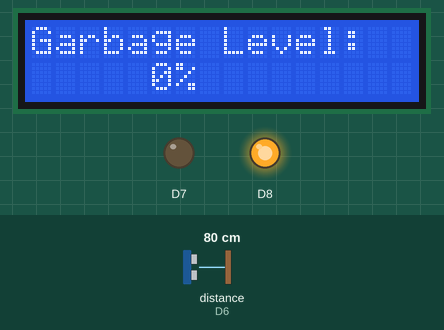
Recording of a sketch running on a simulated ESP8266 (NodeMCU). Shown: 16×2 character LCD, output pins drawn as LEDs (lit = HIGH). Wiring (inferred from the names in the program): ultrasonic range finder: trigger D5; echo D6. The inputs (shaded band) are chosen by the test bench; at power-on: distance to the obstacle (sensor on D6) 80 cm. The echo pulse lasts 58.3 µs per cm; WiFi joins after 1.5 s; servers stay silent unless stated; pins used as bus, display or sensor lines are not drawn; what the sketch prints to the serial monitor is not drawn.

Above: at 7.5 s.
7.6 s: distance to the obstacle (sensor on D6) set to 9 cm
At 9.2 s:
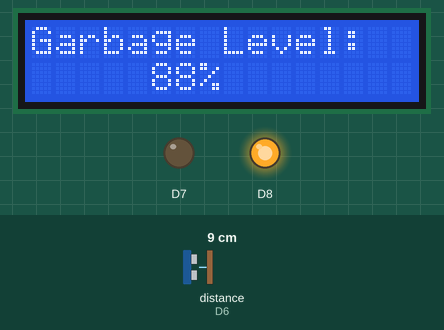
11.6 s: distance to the obstacle (sensor on D6) set to 6 cm
At 14.4 s:
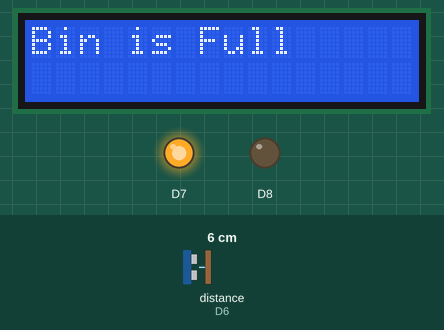
At 29.2 s:
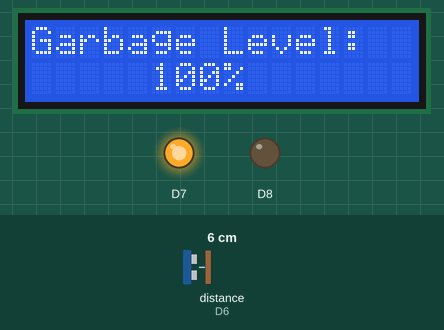
Timing chart, 0 to 30.7 s (numbered marks = the images above; inputs shaded):
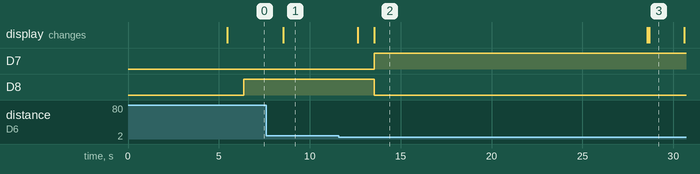

The sketch:

iot_new_Vishal.ino
```cpp
//-----------------Group 4 CP----------------//
#include "ThingSpeak.h"
#include <Wire.h>  // This library is already built in to the Arduino IDE
#include <ESP8266WiFi.h>
#include <LiquidCrystal_I2C.h>
LiquidCrystal_I2C lcd(0x3F, 16, 2);

//----------- Enter you Wi-Fi Details---------//
char ssid[] = "realme narzo 20A"; //SSID
char pass[] = "mankotia"; // Password
//-------------------------------------------//

// ---------- garbage bin details ------------//
const int total_height = 30; // garbage bin height in CM
const int hold_height = 25;// garbage holding capacity (height) in CM
//-------------------------------------------//

//----- Minutes -----//
int Minute = 1; // Data update in min.
//------------------//

//----------- Channel Details -------------//
unsigned long Channel_ID = 1717377; // Channel ID
const char * WriteAPIKey = "KNB3EKK3LAFZNXLS"; // Your write API Key
// ----------------------------------------//

const int trigger = 14;
const int echo = 12;
long Time;
int x;
int i;
int distanceCM;
int resultCM;
int bin_lvl = 0;
int snsr_to_max = 0;
const int Field_number = 1;
WiFiClient  client;

void setup()
{
  pinMode(D7, OUTPUT);
  pinMode(D8, OUTPUT);
  Wire.begin(2,0);
  lcd.begin();
  lcd.backlight();

  lcd.setCursor(0, 0);
  lcd.print("IoT Garbage lvl");
  lcd.setCursor(0, 1);
  lcd.print("Monitoring Sys.");
  Serial.begin(115200);
  pinMode(trigger, OUTPUT);
  pinMode(echo, INPUT);
  WiFi.mode(WIFI_STA);
  ThingSpeak.begin(client);
  snsr_to_max = total_height - hold_height;
  delay(250);

  Runable();
}
void loop()
{

  if(bin_lvl >= 95){
    lcd.clear();
    digitalWrite(D8, LOW);
    digitalWrite(D7, HIGH); // turn the LED off by making the voltage LOW
    lcd.print("Bin is Full");
    Serial.print("Garbage Bin is Full");
    delay(15000);
    lcd.clear();
    Runable();
  delay(1000);
  }
  else{
    digitalWrite(D8, HIGH);
    digitalWrite(D7, LOW);// turn the LED on (HIGH is the voltage level)
    Runable();


    }

}
 void Runable(){
  internet();
  measure();
  lcd.clear();
  lcd.setCursor(0, 0);
  lcd.print("Garbage Level:");
  lcd.setCursor(5, 1);
  lcd.print(bin_lvl);
  lcd.print('%');
  Serial.print("Garbage Level:");
  Serial.print(bin_lvl);
  Serial.println("%");
  upload();
  for (i = 0; i < Minute; i++)
  {
    Serial.println("-------------------------");
    Serial.println("System Standby....");
    Serial.print(i);
    Serial.println(" Minutes elapsed.");
    delay(200);
    delay(200);
    delay(200);
  }
 }

void upload()
{
  internet();
  x = ThingSpeak.writeField(Channel_ID, Field_number, bin_lvl, WriteAPIKey);

  if (x == 200)Serial.println("Data Updated.");
  if (x != 200)
  {
    Serial.println("Data updating....");
    delay(15000);
    upload();
  }
}

void measure()
{
  delay(100);
  digitalWrite(trigger, HIGH);
  delayMicroseconds(10);
  digitalWrite(trigger, LOW);
  Time = pulseIn(echo, HIGH);
  distanceCM = Time * 0.034;
  resultCM = distanceCM / 2;

  bin_lvl = map(resultCM, snsr_to_max, total_height, 100, 0);
  if (bin_lvl > 100) bin_lvl = 100;
  if (bin_lvl < 0) bin_lvl = 0;
}

void internet()
{
  if (WiFi.status() != WL_CONNECTED)
  {
    Serial.print("Attempting to connect to SSID: ");
    Serial.println(ssid);
    while (WiFi.status() != WL_CONNECTED)
    {
      WiFi.begin(ssid, pass);
      Serial.print(".");
      delay(5000);
    }
    Serial.println("\nConnected.");
  }
}
```

Measured:
- the behaviour switches between 8 and 7 cm on distance to the obstacle (sensor on D6) (found by bisection; images 1 and 2)
- after the input at 7.6 s, the display: changes after 0.94 s (image 1)
- after the input at 11.6 s, D7: LOW → HIGH after 1.9 s; D8: HIGH → LOW after 1.9 s; the display: first changes after 1.0 s (image 2 shows a later state)
- what the display in image 2 shows lasts 15.0 s, from 13.6 s to 28.6 s
